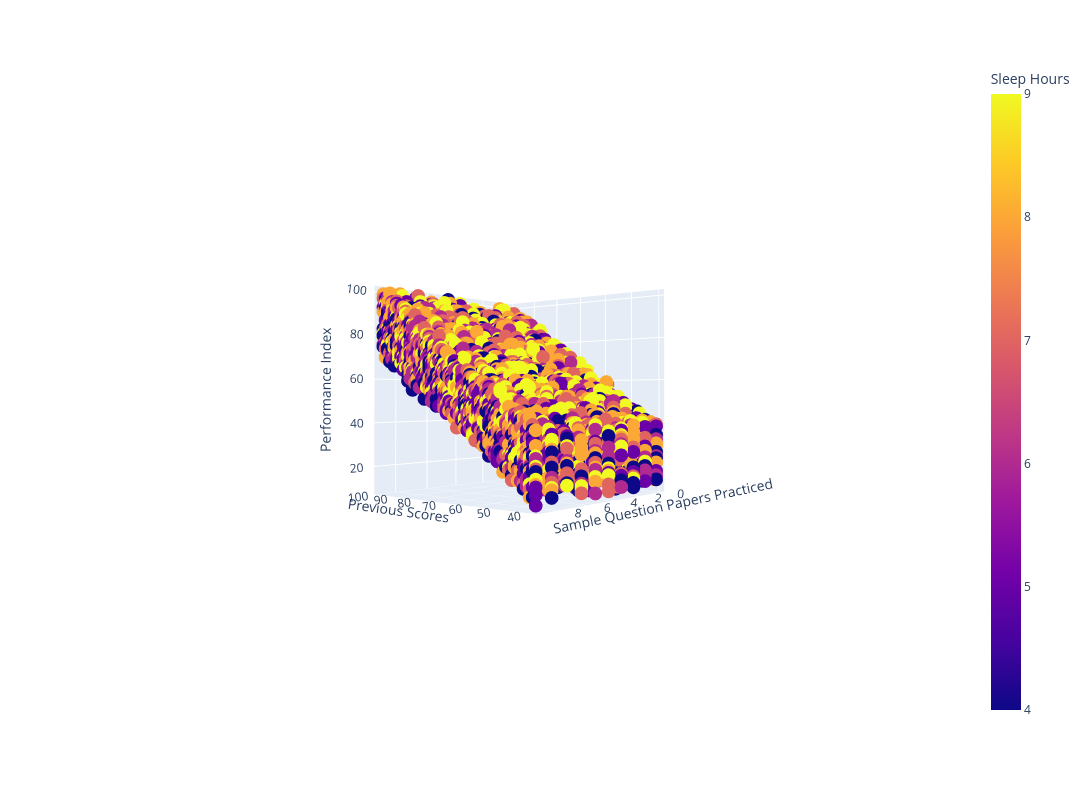

Notebook code for this chart:
### Code cell
df=stu
fig=px.scatter_3d(df,x='Previous Scores',y='Sample Question Papers Practiced',z='Performance Index',color="Sleep Hours")
fig.update_layout(width=1200,height=800)
fig.show()

### Figure 1 — Plotly figure (JSON) as saved in the notebook; plotly's stock layout.template omitted (floating-point values rounded to 4 significant figures; data arrays with more than 128 entries replaced by an {"elided": "..."} marker saying what was removed)
{"data": [{"hovertemplate": "Previous Scores=%{x}<br>Sample Question Papers Practiced=%{y}<br>Performance Index=%{z}<br>Sleep Hours=%{marker.color}<extra></extra>", "legendgroup": "", "marker": {"color": {"elided": "10000 int values"}, "coloraxis": "coloraxis", "symbol": "circle"}, "mode": "markers", "name": "", "scene": "scene", "showlegend": false, "type": "scatter3d", "x": {"elided": "10000 int values"}, "y": {"elided": "10000 int values"}, "z": {"elided": "10000 int values"}}], "layout": {"coloraxis": {"colorbar": {"title": {"text": "Sleep Hours"}}, "colorscale": [[0, "#0d0887"], [0.1111, "#46039f"], [0.2222, "#7201a8"], [0.3333, "#9c179e"], [0.4444, "#bd3786"], [0.5556, "#d8576b"], [0.6667, "#ed7953"], [0.7778, "#fb9f3a"], [0.8889, "#fdca26"], [1, "#f0f921"]]}, "height": 800, "legend": {"tracegroupgap": 0}, "margin": {"t": 60}, "scene": {"aspectmode": "auto", "aspectratio": {"x": 1, "y": 1, "z": 1}, "camera": {"center": {"x": 0, "y": 0, "z": 0}, "eye": {"x": -2.497, "y": 2.962, "z": -0.03328}, "projection": {"type": "perspective"}, "up": {"x": 0, "y": 0, "z": 1}}, "domain": {"x": [0, 1], "y": [0, 1]}, "xaxis": {"title": {"text": "Previous Scores"}, "type": "linear"}, "yaxis": {"title": {"text": "Sample Question Papers Practiced"}, "type": "linear"}, "zaxis": {"title": {"text": "Performance Index"}, "type": "linear"}}, "width": 1200}}
